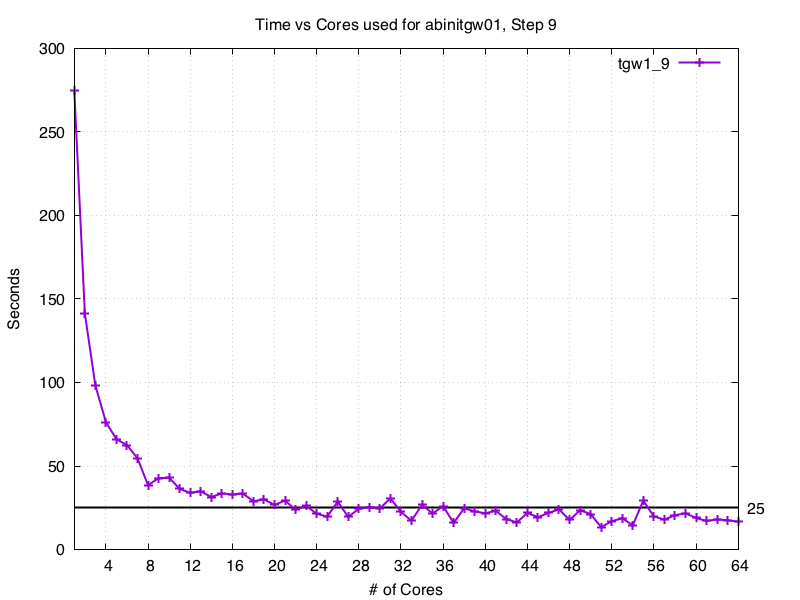

Write gnuplot code to recreate this figure.
#!/usr/local/Cellar/gnuplot/5.0.3/bin/gnuplot -persist
#
#    
#       G N U P L O T
#       Version 5.0 patchlevel 3    last modified 2016-02-21 
#    
#       Copyright (C) 1986-1993, 1998, 2004, 2007-2016
#       Thomas Williams, Colin Kelley and many others
#    
#       gnuplot home:     http://www.gnuplot.info
#       faq, bugs, etc:   type "help FAQ"
#       immediate help:   type "help"  (plot window: hit 'h')
set terminal pngcairo  background "#ffffff" enhanced fontscale 1.0 size 800, 600 
set output 'benchmark-abinit.png'
set key title "" center
set key inside right top vertical Right noreverse enhanced autotitle nobox
set key noinvert samplen 4 spacing 1 width 0 height 0 
set key maxcolumns 0 maxrows 0
set key noopaque
unset arrow
set arrow 1 from 1.00000, 25.0000, 0.00000 to 64.0000, 25.0000, 0.00000 nohead back nofilled lt black linewidth 2.000 dashtype solid
set title "Time vs Cores used for abinitgw01, Step 9" 
set title  font "" norotate
set xlabel "\# of Cores" 
set xlabel  font "" textcolor lt -1 norotate
set xrange [ 1.00000 : 64.0000 ] noreverse nowriteback
set x2range [ 1.00000 : 64.0000 ] noreverse nowriteback
set ylabel "Seconds" 
set ylabel  font "" textcolor lt -1 rotate by -270
set y2label "" 
set y2label  font "" textcolor lt -1 rotate by -270
set yrange [ 0 : 300 ] noreverse nowriteback
set y2range [ 0 : 300 ] noreverse nowriteback
set xtics 4
set ytics 50
set y2tics ("25" 25)
set grid
set locale "en_US.UTF-8"
p "abinit-mpi.dat" u 1:2 t 'tgw1\_9' lw 2 ps 1.5 w lp
#    EOF
